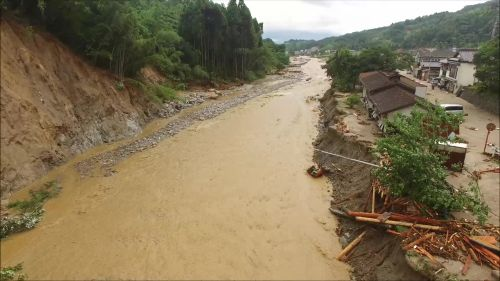
#> input picture programs/images/madslide12.jpg, 500 x 281 px
$ python analyze.py   (older library calls are emulated)
#> lines starting #> are read from the running program, lines starting #| are printed output that depends on the picture; after the words box and inside, x2 and y2 are one past the last pixel; in counts of white or black regions, pixels touching at a corner belong together
#> further down, img is the input picture: shape (281, 500, 3); mean B, G, R 89.8, 119.1, 134.2
### programs/methods.py
import cv2
import numpy as np
import pymeanshift as pms
import matplotlib.pyplot as plt
import matplotlib as mpl
from PIL import Image
from collections import deque

def image(_org,_img):
  global org,img,h,w,c
  global bo,go,ro,al

  org,img = _org,_img
  h,w,c = img.shape
#> h = 281; w = 500; c = 3
  bo,go,ro = cv2.split(org)
  al = 0.55

# [7 lines left out: function meanshift, not called in this run]

def shortcut1():
  global img
  img = cv2.imread('results/meanshift.png', cv2.IMREAD_COLOR)
def shortcut2():
  global img
  img = cv2.imread('results/meanshift500.png', cv2.IMREAD_COLOR)
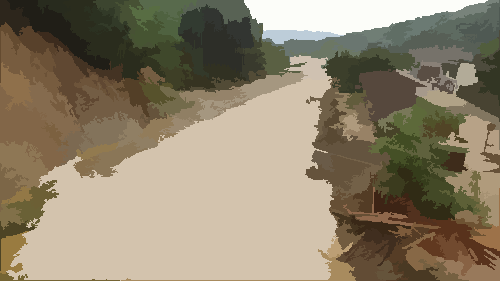
#> input picture programs/results/meanshift500.png, 500 x 281 px
#> img is the input picture: shape (281, 500, 3); mean B, G, R 106.8, 129.1, 140.9
def shortcut3():
  global img
  img = cv2.imread('results/meanshift1920.png', cv2.IMREAD_COLOR)

def equalization():
  global img
  hsv_img = cv2.cvtColor(img, cv2.COLOR_BGR2HSV)
#> hsv_img: shape (281, 500, 3); mean H, S, V 24.2, 74.8, 142.6
  h, s, v = cv2.split(hsv_img)

  clahe = cv2.createCLAHE(clipLimit=2.0, tileGridSize=(3, 3))
  new_v = clahe.apply(v)

  hsv_clahe = cv2.merge((h, s, new_v))
#> hsv_clahe: shape (281, 500, 3); mean H, S, V 24.2, 74.8, 147.3
  new_rgb_img = cv2.cvtColor(hsv_clahe, cv2.COLOR_HSV2BGR)

  img = new_rgb_img
  cv2.imwrite('results/equalization.png',img)

# [54 lines left out: functions clustering, approximation, neighbours, relabeling, labeling, not called in this run]

def shortcut_2():
  global dummy,label
  dummy = np.loadtxt('results/dummy.txt').astype(np.uint)
  label = np.loadtxt('results/label.txt').astype(np.uint)
  # print(dummy,label)

def texture():
  mpl.rc('image', cmap='jet')
  pass
  kernel_size = 5
  levels = 8
  symmetric = False
  normed = True
  # オリジナル画像でのテクスチャ解析
  dst = cv2.cvtColor(org, cv2.COLOR_BGR2GRAY)
  # 前処理済み画像でのテクスチャ解析
  # dst = cv2.cvtColor(img, cv2.COLOR_BGR2GRAY)

  # binarize
  dst_bin = dst//(256//levels) # [0:255]->[0:7]

  # calc_glcm
  h,w = dst.shape
#> h = 281; w = 500
  glcm = np.zeros((h,w,levels,levels), dtype=np.uint8)
  kernel = np.ones((kernel_size, kernel_size), np.uint8)
  dst_bin_r = np.append(dst_bin[:,1:], dst_bin[:,-1:], axis=1)
  for i in range(levels):
    for j in range(levels):
      mask = (dst_bin==i) & (dst_bin_r==j)
      mask = mask.astype(np.uint8)
      glcm[:,:,i,j] = cv2.filter2D(mask, -1, kernel)
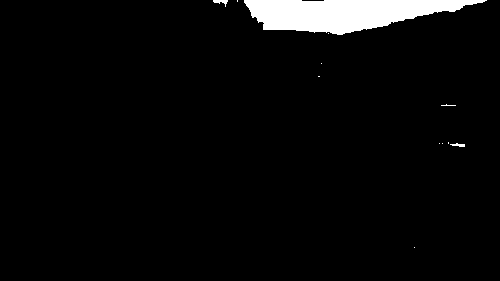
#> mask: shape (281, 500); values 0 (black) and 1 (white), 3.9% white; 12 white regions (9 under 20 px), largest, box (x1, y1, x2, y2) and area: (244, 0, 487, 35) 5375, (213, 0, 228, 7) 48, (450, 143, 465, 147) 36
  glcm = glcm.astype(np.float32)
  if symmetric:
    glcm += glcm[:,:,::-1, ::-1]
  if normed:
    glcm = glcm/glcm.sum(axis=(2,3), keepdims=True)
  # martrix axis
  axis = np.arange(levels, dtype=np.float32)+1
  w = axis.reshape(1,1,-1,1)
  x = np.repeat(axis.reshape(1,-1), levels, axis=0)
  y = np.repeat(axis.reshape(-1,1), levels, axis=1)
  # GLCM contrast
  glcm_contrast = np.sum(glcm*(x-y)**2, axis=(2,3))
  # GLCM dissimilarity
  glcm_dissimilarity = np.sum(glcm*np.abs(x-y), axis=(2,3))
  # GLCM homogeneity
  glcm_homogeneity = np.sum(glcm/(1.0+(x-y)**2), axis=(2,3))
  # GLCM energy & ASM
  glcm_asm = np.sum(glcm**2, axis=(2,3))
  # GLCM entropy
  ks = 5 # kernel_size
  pnorm = glcm / np.sum(glcm, axis=(2,3), keepdims=True) + 1./ks**2
  glcm_entropy = np.sum(-pnorm * np.log(pnorm), axis=(2,3))
  # GLCM mean
  glcm_mean = np.mean(glcm*w, axis=(2,3))
  # GLCM std
  glcm_std = np.std(glcm*w, axis=(2,3))
  # GLCM energy
  glcm_energy = np.sqrt(glcm_asm)
  # GLCM max
  glcm_max = np.max(glcm, axis=(2,3))

  # plot
  # plt.figure(figsize=(10,4.5))

  outs =[dst, glcm_mean, glcm_std,
    glcm_contrast, glcm_dissimilarity, glcm_homogeneity,
    glcm_asm, glcm_energy, glcm_max,
    glcm_entropy]
  titles = ['original','mean','std','contrast','dissimilarity','homogeneity','ASM','energy','max','entropy']
  for i in range(10):
    plt.imsave('results/tex/' + titles[i] + '.png', outs[i])

  return

def edge():
  # オリジナル画像に対してエッジ抽出
  dst = cv2.cvtColor(org.copy(), cv2.COLOR_BGR2GRAY)
  # 前処理済み画像に対してエッジ抽出
  # dst = cv2.cvtColor(img.copy(), cv2.COLOR_BGR2GRAY)

  canny = cv2.Canny(dst,100,450,5)
#> canny: shape (281, 500); 5.4% white in thin lines or dots
  sobelx = cv2.Sobel(dst,cv2.CV_64F,1,0,ksize=3)
  sobely = cv2.Sobel(dst,cv2.CV_64F,0,1,ksize=3)
  sobel = np.sqrt(sobelx**2 + sobely**2)
  laplacian = cv2.Laplacian(dst,cv2.CV_64F)

  cv2.imwrite('results/edge/canny.png', canny)
  cv2.imwrite('results/edge/sobelx.png', sobelx)
  cv2.imwrite('results/edge/sobely.png', sobely)
  cv2.imwrite('results/edge/sobel.png', sobel)
  cv2.imwrite('results/edge/laplacian.png', laplacian)

  return

def detection():
  bl,gl,rl = cv2.split(org)
  bf,gf,rf = cv2.split(org)
  _lnd,_fld = np.full((h,w), 255),np.full((h,w), 255)

  # [28 lines of commented-out code are left out]

  lab,hsv = cv2.cvtColor(img,cv2.COLOR_BGR2Lab),cv2.cvtColor(img,cv2.COLOR_BGR2HSV)
#> lab: shape (281, 500, 3); mean of channels 0, 1, 2 140.4, 129, 142.5
#> hsv: shape (281, 500, 3); mean H, S, V 24.4, 75.7, 147.3
  _dis = cv2.imread('results/tex/dissimilarity.png', cv2.IMREAD_COLOR)
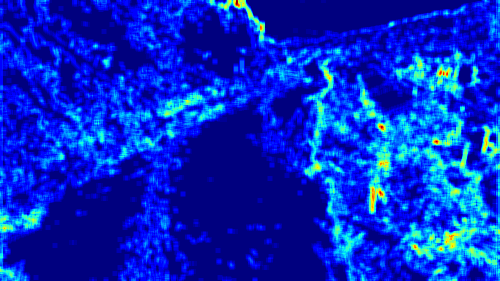
#> _dis: shape (281, 500, 3); mean B, G, R 196.5, 40.7, 3.8
  _edge = cv2.imread('results/edge/canny.png', cv2.IMREAD_COLOR)
#> _edge: shape (281, 500, 3); 5.4% white in thin lines or dots

  # 領域単位での投票処理
  for l in range(1,label):
    idx = np.where(dummy==l)

    Lp,ap,bp = np.split(lab[idx],3,axis=1)
    hp,sp,vp = np.split(hsv[idx],3,axis=1)
    edge = np.split(_edge[idx],3,axis=1)[0]

    # エッジ抽出率（エッジ画像中の白色領域）
    ep = (np.count_nonzero(edge==255))/(np.count_nonzero(dummy==l))
    # print(ep)

    # 多めに検出（誤検出含んでよし）しといて除去でたくさん弾くのあり

    landslide = (Lp<180)&(ap>128)&(sp>60)
    # _flooded = (Lp>135)&(ap>128)&(sp<=70)&(ep<0.2)
    # flooded = (Lp>135)&(ap>128)&(sp<=80)&(ep<0.2)
    flooded = (Lp>135)&(ap>128)&(sp<=80)&(ep<0.2)
    # flooded = _flooded&(~landslide)

    if (np.count_nonzero(landslide)>np.count_nonzero(~landslide)):
      bl[idx],gl[idx],rl[idx] = (bo[idx]),(go[idx]),(ro[idx]*al+250*(1-al))
      _lnd[idx] = 0

    if (np.count_nonzero(flooded)>np.count_nonzero(~flooded)):
      bf[idx],gf[idx],rf[idx] = (bo[idx]),(go[idx]*al+250*(1-al)),(ro[idx]*al+250*(1-al))
      _fld[idx] = 0
#> this loop made 136 passes
#> ep on passes 1 to 12: 0, 0, 0, 0, 0, 0.047, 0.0303, 0.0579, 0, 0, 0.062, 0
#> (Lp, ap, bp, hp, sp, vp, edge, ep) on passes 28, 34: ([112, 112], [137, 137], [151, 151], [15, 15], [127, 127], [129, 129], [0, 0], 0), ([61, 61, 61, 61], [133, 133, 133, 133], [142, 142, 142, 142], [15, 15, 15, 15], [126, 126, 126, 126], [71, 71, 71, 71], [0, 0, 0, 0], 0)
#> _fld: shape (281, 500) int64; 62.6% white; 3 black regions (1 under 20 px), largest, box (x1, y1, x2, y2) and area: (6, 55, 356, 281) 48078, (396, 63, 500, 227) 4495
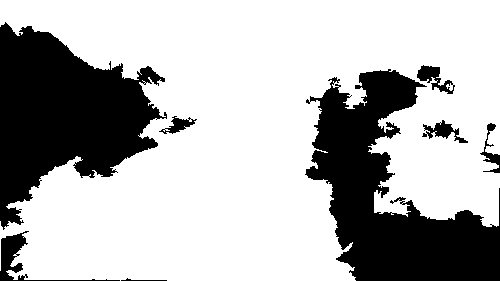
#> _lnd: shape (281, 500) int64; 70.8% white; 8 black regions, largest, box (x1, y1, x2, y2) and area: (305, 69, 500, 281) 19670, (0, 22, 167, 230) 19020, (0, 231, 120, 281) 929
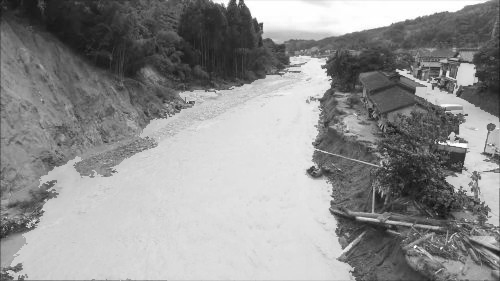
#> rf: shape (281, 500); min 14, max 255, mean 145
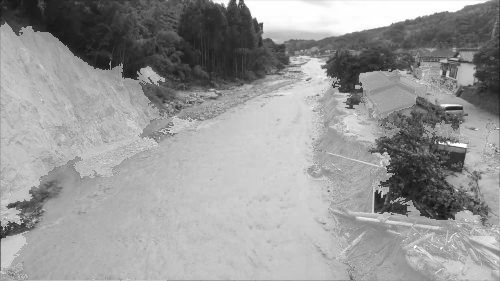
#> rl: shape (281, 500); min 14, max 255, mean 152.1

  lnd,fld = np.dstack((np.dstack((bl,gl)),rl)),np.dstack((np.dstack((bf,gf)),rf))
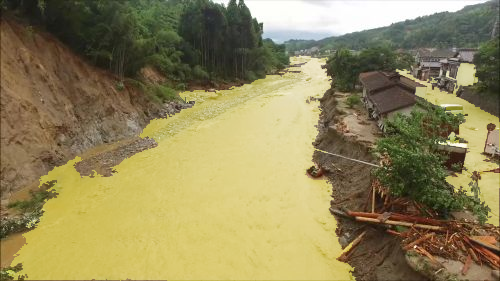
#> fld: shape (281, 500, 3); mean B, G, R 89.8, 134.1, 145

  cv2.imwrite('results/landslide.png', lnd)
  cv2.imwrite('results/flooded.png', fld)
  cv2.imwrite('results/_landslide.png', _lnd)
  cv2.imwrite('results/_flooded.png', _fld)

  return _lnd,_fld

def rejection():
  bs,gs,rs = cv2.split(org)
  bv,gv,rv = cv2.split(org)
  br,gr,rr = cv2.split(org)
  bb,gb,rb = cv2.split(org)
  _sky,_veg = np.full((h,w), 255),np.full((h,w), 255)
  _rbl,_bld = np.full((h,w), 255),np.full((h,w), 255)
  mask = np.full((h,w), 255)
  lab,hsv = cv2.cvtColor(img,cv2.COLOR_BGR2Lab),cv2.cvtColor(img,cv2.COLOR_BGR2HSV)
  # _dis,_edge = cv2.imread('results/tex/dissimilarity.png', cv2.IMREAD_COLOR),cv2.imread('results/edge/canny.png', cv2.IMREAD_COLOR)
  _dis,_edge = cv2.imread('results/tex/dissimilarity.png', cv2.IMREAD_COLOR),cv2.imread('results/edge/sobel.png', cv2.IMREAD_COLOR)

  # [12 lines of commented-out code are left out]
  for l in range(1,label):
    idx = np.where(dummy==l)

    Lp,ap,bp = np.split(lab[idx],3,axis=1)
    hp,sp,vp = np.split(hsv[idx],3,axis=1)
    _bo,_go,_ro = np.split(org[idx],3,axis=1)

    # # 斜面崩壊
    # landslide = (Lp<180)&(ap>128)&(sp>70)
    # # 浸水
    # _flooded = (Lp>135)&(ap>128)&(sp<=70)
    # flooded = _flooded&(~landslide)
    # 空
    sky = (Lp>=200)&(bp<=135)&(ap>=125)
    # 植生
    _vegitation = ((ap<130)|(bp<130))&(hp>20)
    vegitation = _vegitation&(~sky)
    # 瓦礫
    dis = np.split(_dis[idx],3,axis=1)[0]
    edge = np.split(_edge[idx],3,axis=1)[0]
    dp = (np.count_nonzero(dis>220))/(np.count_nonzero(dummy==l))
    ep = (np.count_nonzero(edge>150))/(np.count_nonzero(dummy==l))

    # [5 lines of commented-out code are left out]
    rubble = (ep>0.35)


    # 建物
    # L,S = 0,np.count_nonzero(dm==l)
    # irr = L**2/(4*np.pi*S)
    _ro[np.where((_ro+_bo+_go)==0)] = 1
    gsi = ((_ro-_bo))/(_ro+_bo+_go)

    # rubble = (gsi>0.5)&(dis>0.8)

    _building = (gsi<0.15)
    # _building = sp<100
    building = (_building)&(~sky)&(~vegitation)
    # building = (_building)

    if (np.count_nonzero(sky)>np.count_nonzero(~sky)):
      bs[idx],gs[idx],rs[idx] = (bo[idx]*al+250*(1-al)),(go[idx]),(ro[idx]*al+100*(1-al))
      _sky[idx],mask[idx] = 0,0
    if (np.count_nonzero(vegitation)>np.count_nonzero(~vegitation)):
      bv[idx],gv[idx],rv[idx] = (bo[idx]*al+100*(1-al)),(go[idx]*al+200*(1-al)),(ro[idx])
      _veg[idx],mask[idx] = 0,0
    # if (np.count_nonzero(rubble)>np.count_nonzero(~rubble)):
    if (rubble):
      br[idx],gr[idx],rr[idx] = (bo[idx]*al+250*(1-al)),(go[idx]),(ro[idx]*al+100*(1-al))
      _rbl[idx],mask[idx] = 0,0
    if (np.count_nonzero(building)>np.count_nonzero(~building)):
      bb[idx],gb[idx],rb[idx] = (bo[idx]),(go[idx]+100*(1-al)),(ro[idx]*al)
      _bld[idx],mask[idx] = 0,0
#> this loop made 136 passes
#> (dp, ep, rubble) on passes 1 to 12: (0.44, 0.000397, False), (0.283, 0.00893, False), (0.18, 0.00084, False), (0.327, 0.000651, False), (0.62, 0.0133, False), (0.738, 0.111, False), (0.0909, 0.0635, False), (0.503, 0.125, False), (0.856, 0.0333, False), (0.245, 0.000356, False), (0.615, 0.104, False), (0.479, 0, False)
#> (Lp, ap, bp, hp, sp, vp, sky, vegitation) on passes 34, 36: ([61, 61, 61, 61], [133, 133, 133, 133], [142, 142, 142, 142], [15, 15, 15, 15], [126, 126, 126, 126], [71, 71, 71, 71], [False, False, False, False], [False, False, False, False]), ([61], [133], [142], [15], [126], [71], [False], [False])

  # [20 lines of commented-out code are left out]

  sky,veg = np.dstack((np.dstack((bs,gs)),rs)),np.dstack((np.dstack((bv,gv)),rv))
  rbl,bld = np.dstack((np.dstack((br,gr)),rr)),np.dstack((np.dstack((bb,gb)),rb))

  cv2.imwrite('results/sky.png', sky)
  cv2.imwrite('results/vegitation.png', veg)
  cv2.imwrite('results/rubble.png', rbl)
  cv2.imwrite('results/building.png', bld)
  cv2.imwrite('results/_sky.png', _sky)
  cv2.imwrite('results/_vegitation.png', _veg)
  cv2.imwrite('results/_rubble.png', _rbl)
  cv2.imwrite('results/_building.png', _bld)
  cv2.imwrite('results/mask.png', mask)

  return mask

def integration(mask,landslide,flooded):
  b,g,r = cv2.split(org)
  lnd,fld = np.full((h,w), 255),np.full((h,w), 255)

  # 斜面崩壊
  idx = np.where(landslide==0)
#> idx = 41082 positions, rows 22 to 280, columns 0 to 499
  b[idx],g[idx],r[idx] = (bo[idx]),(go[idx]),(ro[idx]*al+250*(1-al))
  lnd[idx] = 0

  # 浸水
  idx = np.where(flooded==0)
#> idx = 52574 positions, rows 55 to 280, columns 6 to 499
  b[idx],g[idx],r[idx] = (bo[idx]),(go[idx]*al+250*(1-al)),(ro[idx]*al+250*(1-al))
  fld[idx] = 0

  # マスク処理（空・植生・瓦礫・建物）
  idx = np.where(mask==0)
#> idx = 53656 positions, rows 0 to 280, columns 0 to 499
  b[idx],g[idx],r[idx] = bo[idx],go[idx],ro[idx]
  lnd[idx],fld[idx] = 255,255

  res = np.dstack((np.dstack((b,g)),r))

  cv2.imwrite('results/result.png', res)
  return lnd,fld

# [28 lines left out: function evaluation, not called in this run]

### programs/analyze.py
import cv2
import numpy as np
import matplotlib.pyplot as plt
import methods


# 入力画像読込
#   - png形式画像を用いるのが好ましい
#   - 本来の画像サイズ(1800x1080 pix)での処理が好ましい
# img = cv2.imread('images/madslide11.jpg', cv2.IMREAD_COLOR)
img = cv2.imread('images/madslide12.jpg', cv2.IMREAD_COLOR)
# img = cv2.imread('images/smallimage.jpg', cv2.IMREAD_COLOR)

# オリジナル画像保存
# import pdb; pdb.set_trace()
org = img.copy()
cv2.imwrite('results/original.png', org)

# 画像ファイル
#   - 画像データを処理プログラムに送る
methods.image(org,img)

# PyMeanShift
#   - Lab変換後の画像に適用
#   - 第１引数：探索範囲、第２引数：探索色相、第３引数：粗さ
#   - ヒストグラム均一化を先にやった方がいいかも
# methods.meanshift(12,3,200)
# methods.meanshift(img,12,7,500)

# PyMeanShift実行時間短縮
# methods.shortcut1()
methods.shortcut2()
# methods.shortcut3()

# ヒストグラム均一化
#   - Lab変換して処理した方が好ましい可能性がある
#   - 明度以外の要素も均一化した方が好ましい可能性がある
methods.equalization()


# クロージング処理


# クロージング処理！！！！！
# 使うべし～～～、カラーだとむずいかもおおお
# methods.closing
# 精度評価で地図と位置合わせできたら国土地理院の斜面崩壊判読図使うのもよし


# 量子化・減色処理・ノイズ除去
#   - 領域分割後に類似領域に異色画素が散在してるため
# img = methods.quantization(img)
# img = cv2.medianBlur(img,5)
# img = cv2.bilateralFilter(img,9,75,75)

# 類似色統合
# imgに入れるんじゃなくてカラーラベリングするときだけ使う方がよい？？？
# methods.clustering()

# カラーラベリング
# methods.labeling()

# カラーラベリング実行時間短縮
methods.shortcut_2()

# テクスチャ解析
#   - img か org のどちらに適用するか関数内で選択
methods.texture()

# エッジ抽出
#   - img か org のどちらに適用するか関数内で選択
methods.edge()

# 災害領域検出
#   - 斜面崩壊・瓦礫でピクセル穴がある
#   - 浸水検出結果で緑色のノイズがある
lnd,fld = methods.detection()

# 不要領域検出
mask = methods.rejection()

# 最終出力
_lnd,_fld = methods.integration(mask,lnd,fld)

# 精度評価
#   - 領域単位で評価するのもあり
# methods.evaluation(_lnd,_fld)
